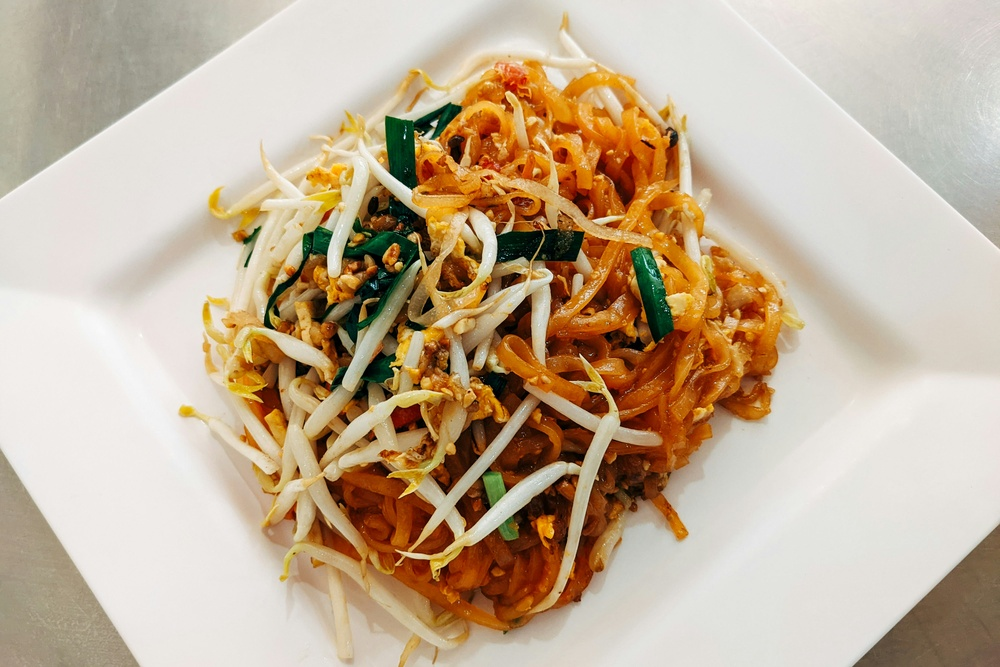
#> input picture pad thai.jpg, 1000 x 667 px, shrunk from 3999 x 2666 before the run, found by its file name
$ python dewhite-edges.py '../../pad thai.jpg'
#> lines starting #> are read from the running program, lines starting #| are printed output that depends on the picture; after the words box and inside, x2 and y2 are one past the last pixel; in counts of white or black regions, pixels touching at a corner belong together
#!/usr/bin/env python3
"""흰 테 없애기 — 흰 배경에서 자른 그림의 **가장자리 흰 기운**을 걷어낸다.

왜 (창업자 폰 제보 2026-07-30):
  *"프레임은 아직 지저분해 흰선이 보임. 어떻할까 투명으로 자르는게 생각보다 어렵네.."*

원인 (실측):
  흰 시트에서 자를 때 **가장자리 픽셀은 이미 흰색과 섞여 있다**(안티에일리어싱).
  옛 컷은 그걸 **불투명으로 통째로 굳혀** 놨고(알파 0/255), 내가 그 밝은 색을 바깥으로
  퍼뜨려 부드럽게 만들었더니 **밝은 테가 더 넓어졌다.**
  `pf_f05` 실측 — 반투명 띠 (219,205,223) vs 속살 (195,170,201). 확실히 밝다.

고치는 원리 — **흰색과 섞인 걸 되돌린다(unpremultiply from white).**
  보이는색 = 원래색 × α + 255 × (1−α)  →  α = (255 − 보이는색) / (255 − 원래색)
  '원래색' 은 **속살(안쪽으로 몇 px 들어간 진짜 그림 색)** 에서 가져온다.
  결과: 색은 속살 색으로, 알파는 흰색에 섞인 만큼만 → **흰 테가 사라지고 테두리가 매끈해진다.**

⚠️ 원래 색이 흰색에 가까우면 나눗셈이 폭발한다(흰 다이컷 테두리·흰 판) → 그런 픽셀은 손대지 않는다.
"""
import os
import sys

import numpy as np
from PIL import Image
from scipy import ndimage

ROOT = os.path.dirname(os.path.dirname(os.path.abspath(__file__)))
FIX = '--fix' in sys.argv
TARGETS = [a for a in sys.argv[1:] if not a.startswith('--')]


def dewhite(fp):
#> called with fp = 'hankki/../../pad thai.jpg'
    im = Image.open(fp).convert('RGBA')
    a = np.array(im).astype(float)
    al = a[..., 3]
#> al: shape (667, 1000) float64; every value is 255
    vis = al > 8
#> vis: shape (667, 1000) bool; every value is 1
    if not vis.any():
        return None
    rgb = a[..., :3]

    # 속살 = 안쪽으로 3px 들어간 곳 = 흰색이 안 섞인 진짜 그림 색
    core = ndimage.binary_erosion(al > 200, np.ones((7, 7)))
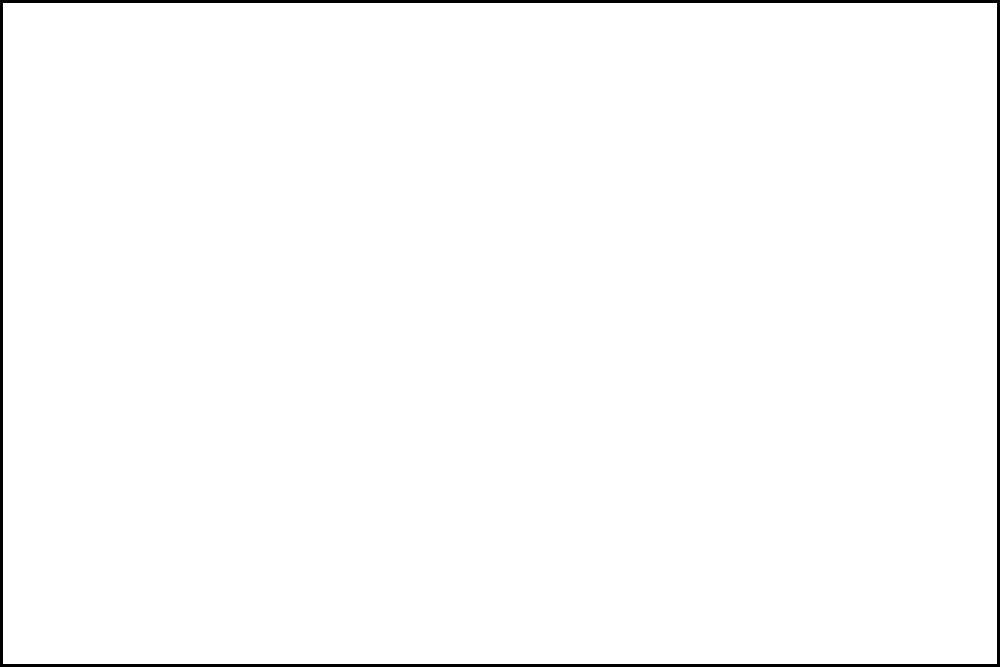
#> core: shape (667, 1000) bool; 98.5% white; 1 black region, box (x1, y1, x2, y2) and area: (0, 0, 1000, 667) 9966
    if core.sum() < 30:
        return None
    _, idx = ndimage.distance_transform_edt(~core, return_indices=True)
    art = rgb[idx[0], idx[1]]                      # 각 픽셀의 '원래색' 추정

    gap = 255.0 - art
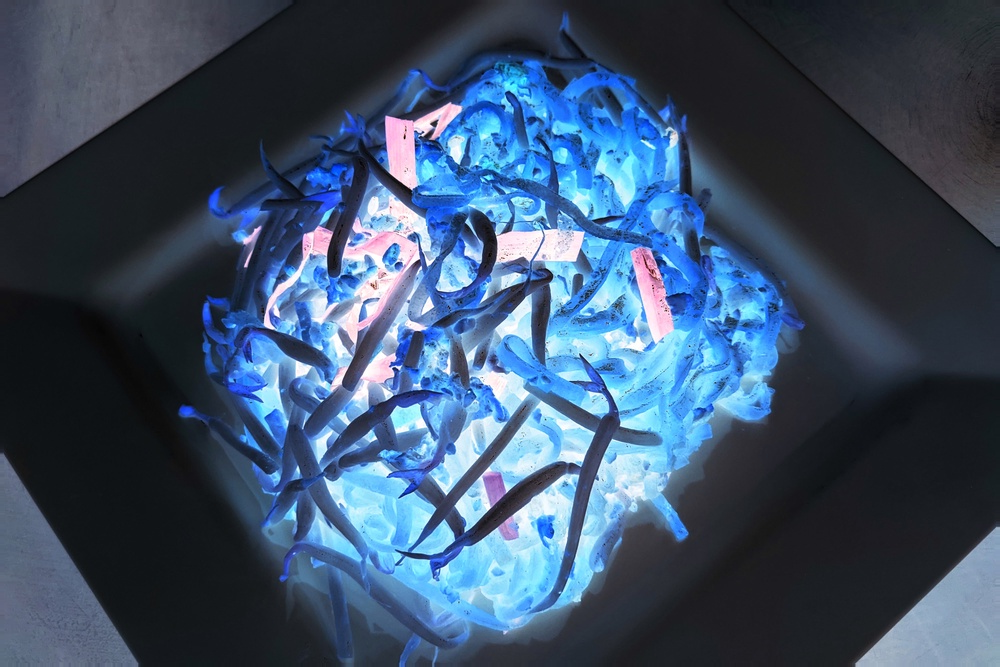
#> gap: shape (667, 1000, 3) float64; mean R, G, B 60.4, 80.7, 105.2
    solid = gap.max(axis=2) >= 25                  # 원래색이 흰색에 가까우면 손대지 않는다
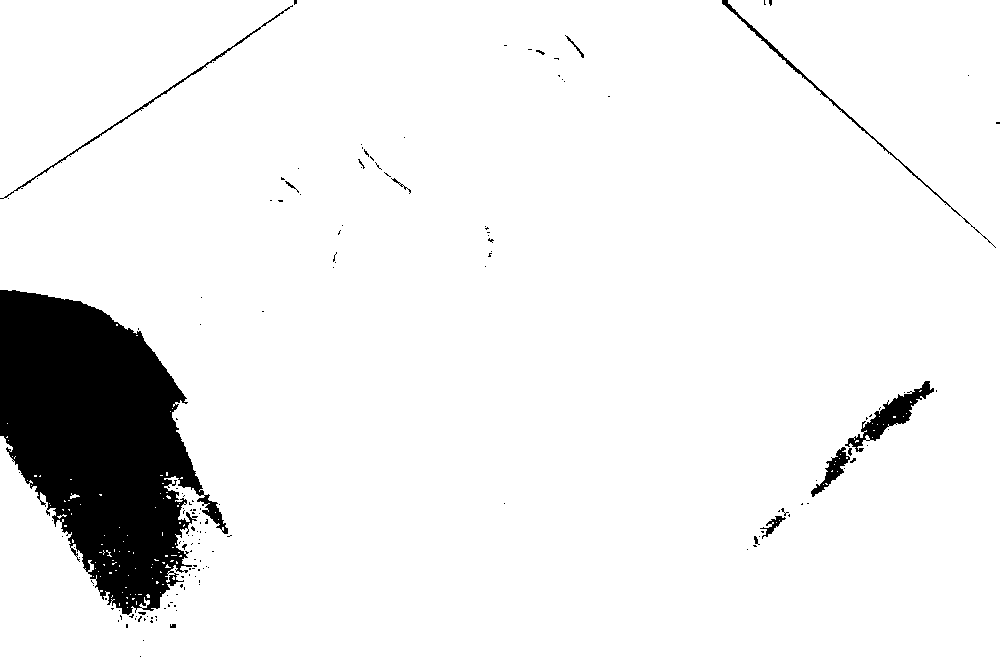
#> solid: shape (667, 1000) bool; 92.9% white; 159 black regions (146 under 20 px), largest, box (x1, y1, x2, y2) and area: (0, 290, 228, 615) 42724, (845, 381, 934, 452) 1544, (722, 0, 996, 248) 828
    # α = (255 − 보이는색) / (255 − 원래색) — 채널 중 가장 신뢰도 높은(간격 큰) 채널로
    ch = np.argmax(gap, axis=2)
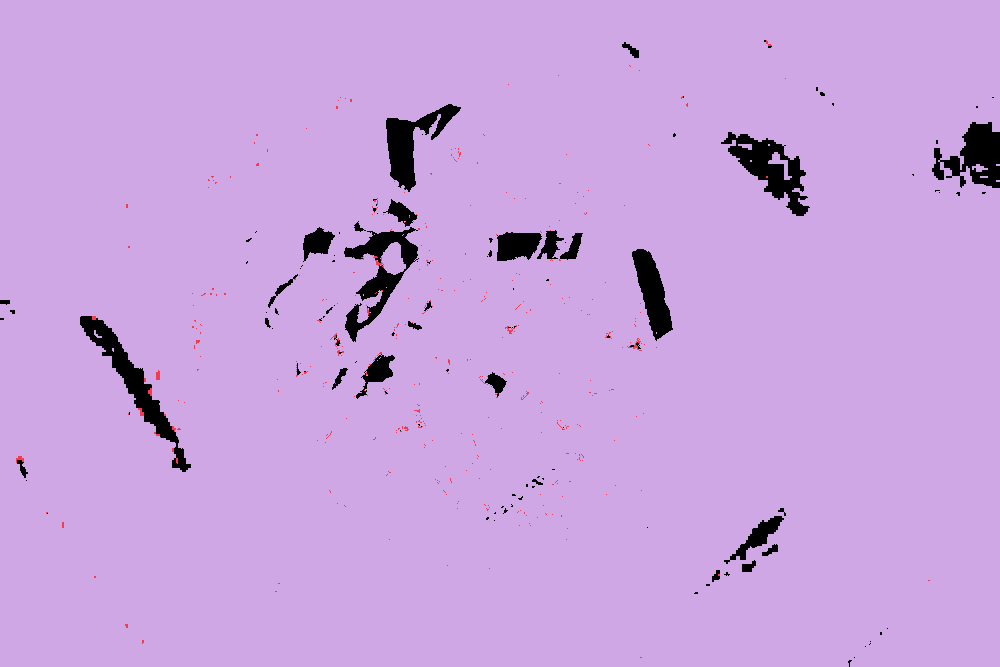
#> ch: shape (667, 1000) int64; 3 distinct labels, from 0 to 2; one colour per label, 0 black
    ii, jj = np.indices(ch.shape)
    newa = np.clip((255.0 - rgb[ii, jj, ch]) / np.maximum(gap[ii, jj, ch], 1), 0, 1) * 255.0

    out = a.copy()
    touch = solid & vis
    out[..., :3][touch] = art[touch]
    # 원래 알파보다 커지지는 않게(모양이 굵어지면 안 된다)
    out[..., 3][touch] = np.minimum(newa[touch], al[touch])
    changed = float(np.abs(out[..., 3][touch] - al[touch]).mean()) if touch.any() else 0.0
#> changed = 0.0604
    if FIX:
        Image.fromarray(out.astype(np.uint8)).save(fp)
    return changed


files = [os.path.join(ROOT, t) for t in TARGETS] if TARGETS else []
if not files:
    print('대상 파일을 지정하세요 (예: src/assets/stickers/photo/pf_f01.png)')
    sys.exit(1)
for fp in files:
    d = dewhite(fp)
#> d = 0.0604
    if d is None:
        print(f'– {os.path.relpath(fp, ROOT)} 건너뜀(속살 부족)')
    else:
        print(f"{'✂️' if FIX else '⚠️'} {os.path.relpath(fp, ROOT)} — 알파 평균 {d:.1f} 변화")
#| ⚠️ ../../pad thai.jpg — 알파 평균 0.1 변화
